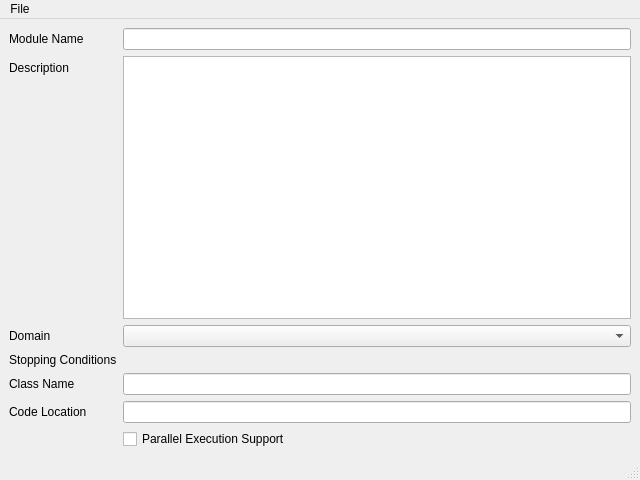
<?xml version="1.0" encoding="UTF-8"?>
<ui version="4.0">
 <class>ModuleEditor</class>
 <widget class="QMainWindow" name="ModuleEditor">
  <property name="geometry">
   <rect>
    <x>0</x>
    <y>0</y>
    <width>640</width>
    <height>480</height>
   </rect>
  </property>
  <property name="windowTitle">
   <string>Module Editor</string>
  </property>
  <widget class="QWidget" name="centralWidget">
   <layout class="QFormLayout" name="formLayout">
    <property name="fieldGrowthPolicy">
     <enum>QFormLayout::AllNonFixedFieldsGrow</enum>
    </property>
    <item row="0" column="0">
     <widget class="QLabel" name="label_4">
      <property name="text">
       <string>Module Name</string>
      </property>
     </widget>
    </item>
    <item row="0" column="1">
     <widget class="QLineEdit" name="moduleNameText"/>
    </item>
    <item row="1" column="0">
     <widget class="QLabel" name="label_3">
      <property name="text">
       <string>Description</string>
      </property>
     </widget>
    </item>
    <item row="2" column="0">
     <widget class="QLabel" name="label">
      <property name="text">
       <string>Domain</string>
      </property>
     </widget>
    </item>
    <item row="6" column="1">
     <widget class="QLineEdit" name="codeLocationText"/>
    </item>
    <item row="5" column="1">
     <widget class="QLineEdit" name="classNameText"/>
    </item>
    <item row="5" column="0">
     <widget class="QLabel" name="label_2">
      <property name="text">
       <string>Class Name</string>
      </property>
     </widget>
    </item>
    <item row="6" column="0">
     <widget class="QLabel" name="label_5">
      <property name="text">
       <string>Code Location</string>
      </property>
     </widget>
    </item>
    <item row="1" column="1">
     <widget class="QTextEdit" name="descriptionText"/>
    </item>
    <item row="7" column="1">
     <widget class="QCheckBox" name="parallelCheck">
      <property name="text">
       <string>Parallel Execution Support</string>
      </property>
     </widget>
    </item>
    <item row="2" column="1">
     <widget class="QComboBox" name="domainCombo"/>
    </item>
    <item row="4" column="0">
     <widget class="QLabel" name="label_6">
      <property name="text">
       <string>Stopping Conditions</string>
      </property>
     </widget>
    </item>
    <item row="4" column="1">
     <layout class="QGridLayout" name="stopcondGrid"/>
    </item>
   </layout>
  </widget>
  <widget class="QMenuBar" name="menubar">
   <property name="geometry">
    <rect>
     <x>0</x>
     <y>0</y>
     <width>640</width>
     <height>25</height>
    </rect>
   </property>
   <widget class="QMenu" name="menuFile">
    <property name="title">
     <string>File</string>
    </property>
    <addaction name="actionOpen_Module"/>
    <addaction name="actionSave_Module"/>
    <addaction name="separator"/>
    <addaction name="actionClose"/>
   </widget>
   <addaction name="menuFile"/>
  </widget>
  <widget class="QStatusBar" name="statusbar"/>
  <action name="actionOpen_Module">
   <property name="text">
    <string>Open Module...</string>
   </property>
   <property name="shortcut">
    <string>Ctrl+O</string>
   </property>
  </action>
  <action name="actionSave_Module">
   <property name="text">
    <string>Save Module...</string>
   </property>
   <property name="shortcut">
    <string>Ctrl+S</string>
   </property>
  </action>
  <action name="actionClose">
   <property name="text">
    <string>Close</string>
   </property>
   <property name="shortcut">
    <string>Ctrl+W</string>
   </property>
  </action>
 </widget>
 <resources/>
 <connections>
  <connection>
   <sender>actionClose</sender>
   <signal>triggered()</signal>
   <receiver>ModuleEditor</receiver>
   <slot>close()</slot>
   <hints>
    <hint type="sourcelabel">
     <x>-1</x>
     <y>-1</y>
    </hint>
    <hint type="destinationlabel">
     <x>399</x>
     <y>299</y>
    </hint>
   </hints>
  </connection>
  <connection>
   <sender>actionOpen_Module</sender>
   <signal>triggered()</signal>
   <receiver>ModuleEditor</receiver>
   <slot>openModule()</slot>
   <hints>
    <hint type="sourcelabel">
     <x>-1</x>
     <y>-1</y>
    </hint>
    <hint type="destinationlabel">
     <x>319</x>
     <y>239</y>
    </hint>
   </hints>
  </connection>
  <connection>
   <sender>actionSave_Module</sender>
   <signal>triggered()</signal>
   <receiver>ModuleEditor</receiver>
   <slot>saveModule()</slot>
   <hints>
    <hint type="sourcelabel">
     <x>-1</x>
     <y>-1</y>
    </hint>
    <hint type="destinationlabel">
     <x>319</x>
     <y>239</y>
    </hint>
   </hints>
  </connection>
  <connection>
   <sender>descriptionText</sender>
   <signal>textChanged()</signal>
   <receiver>ModuleEditor</receiver>
   <slot>descriptionChanged()</slot>
   <hints>
    <hint type="sourcelabel">
     <x>391</x>
     <y>162</y>
    </hint>
    <hint type="destinationlabel">
     <x>319</x>
     <y>239</y>
    </hint>
   </hints>
  </connection>
  <connection>
   <sender>moduleNameText</sender>
   <signal>editingFinished()</signal>
   <receiver>ModuleEditor</receiver>
   <slot>nameChanged()</slot>
   <hints>
    <hint type="sourcelabel">
     <x>391</x>
     <y>47</y>
    </hint>
    <hint type="destinationlabel">
     <x>319</x>
     <y>239</y>
    </hint>
   </hints>
  </connection>
  <connection>
   <sender>classNameText</sender>
   <signal>editingFinished()</signal>
   <receiver>ModuleEditor</receiver>
   <slot>classNameChanged()</slot>
   <hints>
    <hint type="sourcelabel">
     <x>391</x>
     <y>340</y>
    </hint>
    <hint type="destinationlabel">
     <x>319</x>
     <y>239</y>
    </hint>
   </hints>
  </connection>
  <connection>
   <sender>codeLocationText</sender>
   <signal>editingFinished()</signal>
   <receiver>ModuleEditor</receiver>
   <slot>codeLocationChanged()</slot>
   <hints>
    <hint type="sourcelabel">
     <x>391</x>
     <y>373</y>
    </hint>
    <hint type="destinationlabel">
     <x>319</x>
     <y>239</y>
    </hint>
   </hints>
  </connection>
  <connection>
   <sender>parallelCheck</sender>
   <signal>stateChanged(int)</signal>
   <receiver>ModuleEditor</receiver>
   <slot>isParallelChanged()</slot>
   <hints>
    <hint type="sourcelabel">
     <x>391</x>
     <y>403</y>
    </hint>
    <hint type="destinationlabel">
     <x>319</x>
     <y>239</y>
    </hint>
   </hints>
  </connection>
 </connections>
 <slots>
  <slot>openModule()</slot>
  <slot>saveModule()</slot>
  <slot>descriptionChanged()</slot>
  <slot>nameChanged()</slot>
  <slot>classNameChanged()</slot>
  <slot>codeLocationChanged()</slot>
  <slot>isParallelChanged()</slot>
  <slot>stopCondChanged()</slot>
 </slots>
</ui>
